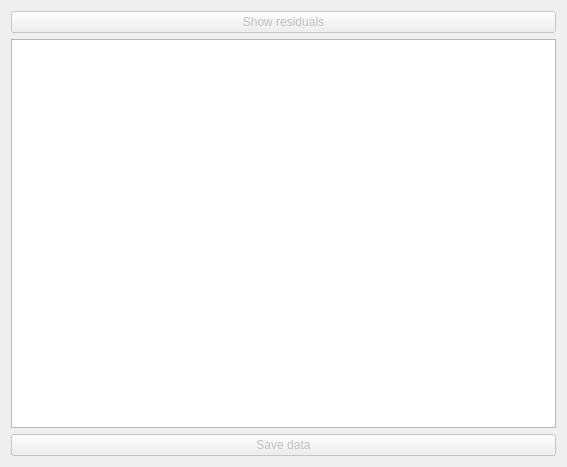
<?xml version="1.0" encoding="UTF-8"?>
<ui version="4.0">
 <class>gaussDataVisualization</class>
 <widget class="QDialog" name="gaussDataVisualization">
  <property name="geometry">
   <rect>
    <x>0</x>
    <y>0</y>
    <width>567</width>
    <height>467</height>
   </rect>
  </property>
  <property name="windowTitle">
   <string>Data</string>
  </property>
  <layout class="QGridLayout" name="gridLayout_2">
   <item row="0" column="0">
    <layout class="QGridLayout" name="gridLayout">
     <item row="1" column="0">
      <widget class="QListWidget" name="gaussListWidget"/>
     </item>
     <item row="2" column="0">
      <widget class="QPushButton" name="saveButton">
       <property name="enabled">
        <bool>false</bool>
       </property>
       <property name="focusPolicy">
        <enum>Qt::ClickFocus</enum>
       </property>
       <property name="text">
        <string>Save data</string>
       </property>
      </widget>
     </item>
     <item row="0" column="0">
      <widget class="QPushButton" name="residualsButton">
       <property name="enabled">
        <bool>false</bool>
       </property>
       <property name="focusPolicy">
        <enum>Qt::ClickFocus</enum>
       </property>
       <property name="text">
        <string>Show residuals</string>
       </property>
      </widget>
     </item>
    </layout>
   </item>
  </layout>
 </widget>
 <resources/>
 <connections/>
</ui>
